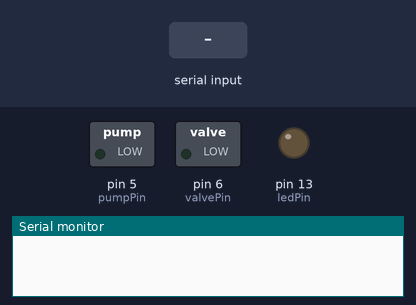
The sketch below on a simulated Arduino Uno, built with avr-gcc and run on an emulated ATmega328P. Shown: switched loads named in the sketch (green lamp = pin HIGH), output pins drawn as LEDs (lit = HIGH), the last lines printed to the serial monitor. Dashed ring = blinking. Inputs (shaded band) come from the test bench.

Above: at 0.1 s.
At 2.3 s:
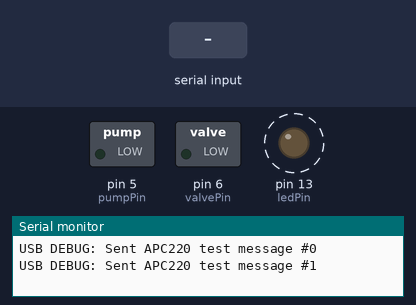
2.4 s: "1" received over the second serial link
Timing chart, 0 to 10.6 s (numbered marks = the images above; inputs shaded):
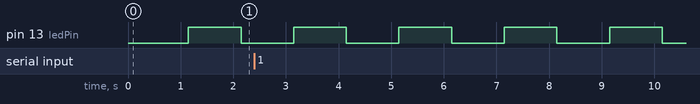

Measured:
- by itself, pin 13 (ledPin): alternates HIGH for 1.0 s and LOW for 1.0 s

The sketch:

APC_TEST_01.ino
```cpp
#include <AltSoftSerial.h>

AltSoftSerial radio;  // On Arduino Nano/Uno: RX = D8, TX = D9

const int pumpPin = 5;
const int valvePin = 6;
const int ledPin = 13;

unsigned long lastPrint = 0;
int counter = 0;

void setup() {
  // Keep pump/valve OFF for safety during this test
  pinMode(pumpPin, OUTPUT);
  pinMode(valvePin, OUTPUT);
  digitalWrite(pumpPin, LOW);
  digitalWrite(valvePin, LOW);

  pinMode(ledPin, OUTPUT);

  // USB debug, optional
  Serial.begin(9600);

  // APC220 serial
  radio.begin(9600);

  delay(1000);

  Serial.println("USB DEBUG: Arduino Nano started.");
  Serial.println("USB DEBUG: Sending APC220 test messages on D8/D9.");

  radio.println("APC220 TEST: Arduino Nano started.");
  radio.println("APC220 TEST: If you see this on the Mac-side APC220 terminal, the radio link works.");
}

void loop() {
  if (millis() - lastPrint >= 1000) {
    lastPrint = millis();

    digitalWrite(ledPin, !digitalRead(ledPin));

    radio.print("APC220 TEST MESSAGE #");
    radio.print(counter);
    radio.print("  millis=");
    radio.println(millis());

    Serial.print("USB DEBUG: Sent APC220 test message #");
    Serial.println(counter);

    counter++;
  }

  // Optional: if the Mac sends characters through APC220, echo them back
  if (radio.available()) {
    char c = radio.read();

    radio.print("APC220 ECHO: I received -> ");
    radio.println(c);

    Serial.print("USB DEBUG: APC220 received -> ");
    Serial.println(c);
  }
}
```
